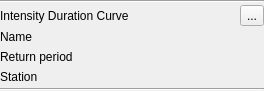
<?xml version="1.0" encoding="UTF-8"?>
<ui version="4.0">
 <class>ReosIntensityDurationSelectedCurveWidget</class>
 <widget class="QWidget" name="ReosIntensityDurationSelectedCurveWidget">
  <property name="geometry">
   <rect>
    <x>0</x>
    <y>0</y>
    <width>264</width>
    <height>91</height>
   </rect>
  </property>
  <property name="windowTitle">
   <string notr="true">Form</string>
  </property>
  <layout class="QGridLayout" name="gridLayout">
   <property name="leftMargin">
    <number>0</number>
   </property>
   <property name="topMargin">
    <number>0</number>
   </property>
   <property name="rightMargin">
    <number>0</number>
   </property>
   <property name="bottomMargin">
    <number>0</number>
   </property>
   <property name="verticalSpacing">
    <number>2</number>
   </property>
   <item row="3" column="0">
    <widget class="QLabel" name="label_3">
     <property name="text">
      <string>Return period</string>
     </property>
    </widget>
   </item>
   <item row="1" column="2">
    <widget class="QToolButton" name="toolButtonCurve">
     <property name="text">
      <string notr="true">...</string>
     </property>
     <property name="icon">
      <iconset resource="../../images/images.qrc">
       <normaloff>:/images/intensityDurationCurve.svg</normaloff>:/images/intensityDurationCurve.svg</iconset>
     </property>
    </widget>
   </item>
   <item row="2" column="0">
    <widget class="QLabel" name="label_2">
     <property name="text">
      <string>Name</string>
     </property>
    </widget>
   </item>
   <item row="5" column="0" colspan="3">
    <widget class="Line" name="line_2">
     <property name="orientation">
      <enum>Qt::Horizontal</enum>
     </property>
    </widget>
   </item>
   <item row="4" column="0">
    <widget class="QLabel" name="label_4">
     <property name="text">
      <string>Station</string>
     </property>
    </widget>
   </item>
   <item row="0" column="0" colspan="3">
    <widget class="Line" name="line">
     <property name="orientation">
      <enum>Qt::Horizontal</enum>
     </property>
    </widget>
   </item>
   <item row="4" column="1" colspan="2">
    <widget class="QLabel" name="labelStation">
     <property name="text">
      <string/>
     </property>
    </widget>
   </item>
   <item row="2" column="1" colspan="2">
    <widget class="QLabel" name="labelName">
     <property name="text">
      <string/>
     </property>
    </widget>
   </item>
   <item row="3" column="1" colspan="2">
    <widget class="QLabel" name="labelReturnPeriod">
     <property name="text">
      <string/>
     </property>
    </widget>
   </item>
   <item row="1" column="0" colspan="2">
    <widget class="QLabel" name="title">
     <property name="text">
      <string>Intensity Duration Curve</string>
     </property>
    </widget>
   </item>
  </layout>
 </widget>
 <resources>
  <include location="../../images/images.qrc"/>
 </resources>
 <connections/>
</ui>
